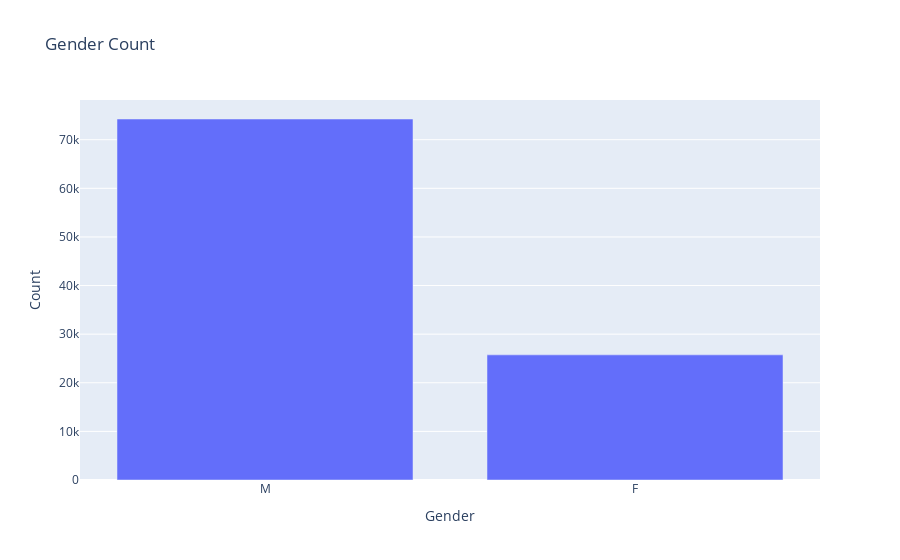

Notebook code for this chart:
### Markdown cell above
### We can see that most of the users are students.

### Code cell
df = pd.DataFrame(df_data['gender'].value_counts())
df = df.reset_index()
fig = px.bar(df, x='index', y='gender', title='Gender Count', labels={'gender':'Count', 'index':'Gender'})
fig.show()

### Figure 1 — Plotly figure (JSON) as saved in the notebook; plotly's stock layout.template omitted (floating-point values rounded to 4 significant figures)
{"data": [{"alignmentgroup": "True", "hovertemplate": "Gender=%{x}<br>Count=%{y}<extra></extra>", "legendgroup": "", "marker": {"color": "#636efa", "pattern": {"shape": ""}}, "name": "", "offsetgroup": "", "orientation": "v", "showlegend": false, "textposition": "auto", "type": "bar", "x": ["M", "F"], "xaxis": "x", "y": [74260, 25740], "yaxis": "y"}], "layout": {"autosize": true, "barmode": "relative", "legend": {"tracegroupgap": 0}, "title": {"text": "Gender Count"}, "xaxis": {"anchor": "y", "autorange": true, "domain": [0, 1], "range": [-0.5, 1.5], "title": {"text": "Gender"}, "type": "category"}, "yaxis": {"anchor": "x", "autorange": true, "domain": [0, 1], "range": [0, 78170.0], "title": {"text": "Count"}, "type": "linear"}}}
